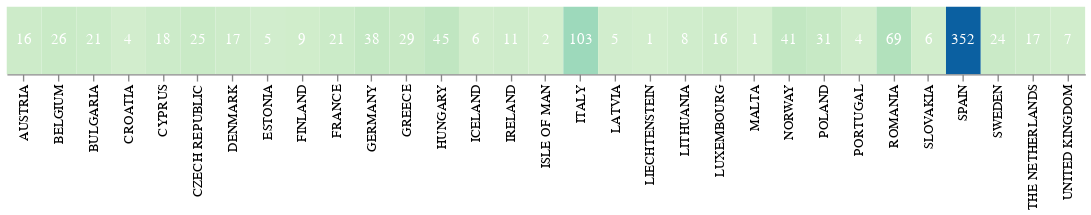

Notebook code for this chart:
### Code cell
# Configure text
text = (
    alt.Chart(df_plot)
    .mark_text(color="white")
    .encode(
        x=alt.X("country:N", title=""),
        #y=alt.Y("sector:N", title=""),
        text=alt.Text("fine:Q"),
    )
)

heatmap = (
    alt.Chart(df_plot, title="")
    .mark_rect()
    .encode(
        x=alt.X("country:N", title=""),
        #y=alt.Y("sector:N", title=""),
        #color=alt.Color("fine", legend=None, scale=alt.Scale(type="log", nice=True)),
        color=alt.Color("fine", legend=None, scale=alt.Scale(scheme='greenblue')),
    )
)

combined = (
    (heatmap + text)
    .properties(title="", width=800, height=50)
    .configure_legend(labelFontSize=30)
    .configure_view(strokeWidth=0)
    #.configure(background="#F0F0F0")
    .configure_axis()
)

combined

### Figure 1 — Vega-Lite specification as saved in the notebook (floating-point values rounded to 4 significant figures)
{"config": {"view": {"continuousWidth": 400, "continuousHeight": 300, "strokeWidth": 0}, "axis": {}, "legend": {"labelFontSize": 30}}, "layer": [{"mark": "rect", "encoding": {"color": {"type": "quantitative", "field": "fine", "legend": null, "scale": {"scheme": "greenblue"}}, "x": {"type": "nominal", "field": "country", "title": ""}}, "title": ""}, {"mark": {"type": "text", "color": "white"}, "encoding": {"text": {"type": "quantitative", "field": "fine"}, "x": {"type": "nominal", "field": "country", "title": ""}}}], "data": {"name": "data-2720348c6beab433a9ee67b199dd0f12"}, "height": 50, "title": "", "width": 800, "$schema": "https://vega.github.io/schema/vega-lite/v4.8.1.json", "datasets": {"data-2720348c6beab433a9ee67b199dd0f12": [{"country": "AUSTRIA", "fine": 16}, {"country": "BELGIUM", "fine": 26}, {"country": "BULGARIA", "fine": 21}, {"country": "CROATIA", "fine": 4}, {"country": "CYPRUS", "fine": 18}, {"country": "CZECH REPUBLIC", "fine": 25}, {"country": "DENMARK", "fine": 17}, {"country": "ESTONIA", "fine": 5}, {"country": "FINLAND", "fine": 9}, {"country": "FRANCE", "fine": 21}, {"country": "GERMANY", "fine": 38}, {"country": "GREECE", "fine": 29}, {"country": "HUNGARY", "fine": 45}, {"country": "ICELAND", "fine": 6}, {"country": "IRELAND", "fine": 11}, {"country": "ISLE OF MAN", "fine": 2}, {"country": "ITALY", "fine": 103}, {"country": "LATVIA", "fine": 5}, {"country": "LIECHTENSTEIN", "fine": 1}, {"country": "LITHUANIA", "fine": 8}, {"country": "LUXEMBOURG", "fine": 16}, {"country": "MALTA", "fine": 1}, {"country": "NORWAY", "fine": 41}, {"country": "POLAND", "fine": 31}, {"country": "PORTUGAL", "fine": 4}, {"country": "ROMANIA", "fine": 69}, {"country": "SLOVAKIA", "fine": 6}, {"country": "SPAIN", "fine": 352}, {"country": "SWEDEN", "fine": 24}, {"country": "THE NETHERLANDS", "fine": 17}, {"country": "UNITED KINGDOM", "fine": 7}]}}
